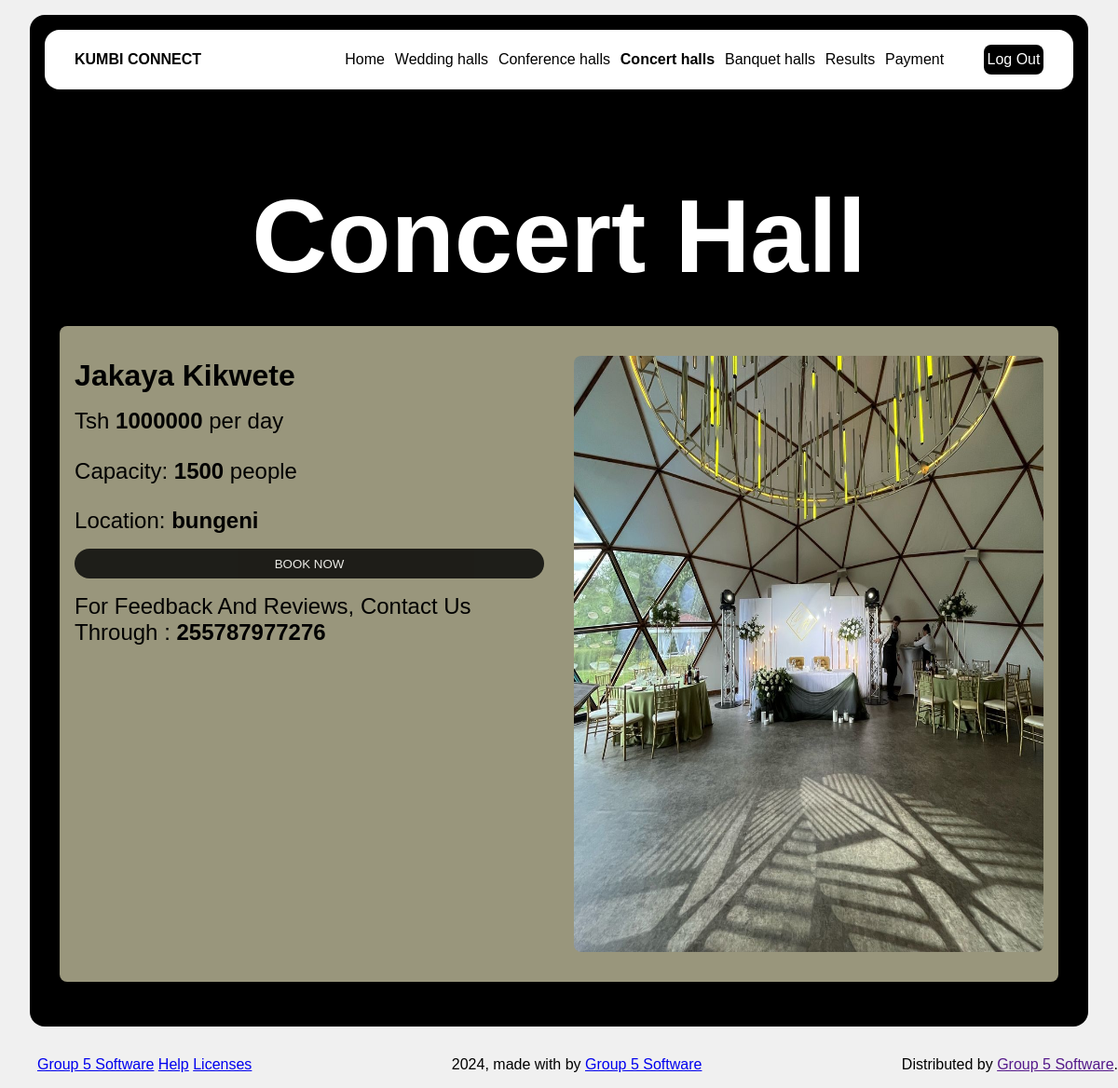
The app's page /ConcertHall.php with its own data.
### tables this page shows
CREATE TABLE `hall_upload` (
  `id` int(50) NOT NULL,
  `hall_name` varchar(225) NOT NULL,
  `image_path` varchar(225) NOT NULL,
  `location` varchar(225) NOT NULL,
  `hall_type` varchar(225) NOT NULL,
  `price_per_day` varchar(225) NOT NULL,
  `capacity` varchar(225) NOT NULL,
  `phone_number` varchar(13) NOT NULL
);

### ConcertHall.php (the view, shortened to what this page needs)
<!DOCTYPE html>
<html lang="en">
  <head>
  </head>
  <body>
    <div class="wrapper">
        <section class="hero">
      <header>
        <a href="Home.php" class="logo">KUMBI CONNECT</a>
    <nav class="navbar">
        <ul>
          <li>
            <a href="Home.php">Home</a>
          </li>
          <li class="submenu">
            <a href="WeddingHall.php">Wedding halls</a>
          </li>
          <li>
            <a href="ConferenceHall.php">Conference halls</a>
          </li>
          <li>
            <a href="ConcertHall.php" class="active">Concert halls</a>
          </li>
          <li>
            <a href="BanquetHall.php">Banquet halls</a>
          </li>
          <li>
            <a href="Results.php">Results</a>
          </li>
          <li>
            <a href="payment method.php">Payment</a>
          </li>
          <li>
            <a href="CustomerLogin.php" class="logout">Log Out</a>
          </li>
        </ul>
    </nav>
  </header>
          <h1 class="page-title">Concert Hall</h1>
          <?php
          $servername = "localhost";
          $username = "root";
          $password = "";
          $dbname = "halldb";
          $conn = new mysqli($servername, $username, $password, $dbname);
          $hall_type = 'ConcertHall';
          ?>
            <?php
        $stmt = $conn->prepare("SELECT * FROM hall_upload WHERE hall_type = ?");
        $stmt->bind_param("s", $hall_type);
        $stmt->execute();
        $result = $stmt->get_result();
        if ($result->num_rows > 0) {
            while ($row = $result->fetch_assoc()) {
echo '<div class="hall-wrapper">
  <div class="left-col">
      <h1 class="hall-name">'. htmlspecialchars($row['hall_name']) .'</h1>
      <p class="price">Tsh <strong>'. htmlspecialchars($row['price_per_day']) .'</strong> per day</p>
      <p class="price">Capacity: <strong>'. htmlspecialchars($row['capacity']) .'</strong> people</p>
      <p class="price">Location: <strong>'. htmlspecialchars($row['location']) .'</strong></p>
      <button class="booking-status" onclick=\'document.getElementById("booking-form").style.display="block"\'>BOOK NOW</button>
  <p class="price">For Feedback And Reviews, Contact Us Through : <strong>'. htmlspecialchars($row['phone_number']) .'</strong></p>
      </div>
  <div class="right-col">
        <img src="' . htmlspecialchars($row['image_path']) .'" alt="'.  '">
  </div>
</div>';
                 }
        } else {
          echo "<p class='alert'>No concert hall uploaded.</p>";
        }
        ?>
    </div>
        <footer>
               <nav class="footer-subnavigation">
              <ul>
                <li>
                  <a href="#">Group 5 Software</a>
                </li>
                <li>
                  <a href="#"> Help </a>
                </li>
                <li>
                  <a href="#"> Licenses </a>
                </li>
              </ul>
            </nav>
            <div class="copyright">
              2024, made with by
              <a href="#">Group 5 Software</a>
            </div>
            <div>
              Distributed by
              <a target="_blank" href="">Group 5 Software</a>.
            </div>
        </footer>
  </body>
</html>

### ConcertHall.php (style rules this page uses)
html { font-family: "Poppins",sans-serif; }
body { background-color: rgb(240, 240, 240); margin:0; padding:0; }
.wrapper { padding:1rem 2rem; }
.active { font-weight: bolder; }
.hero { background-color: black; padding:5rem 2rem 1rem; border-radius:1rem; }
header { background-color:white; display: flex; flex-direction: row; justify-content: space-between; align-items: center; padding: 0 2rem; border-radius:1rem; position: fixed; top:2rem; left: 3rem; right:3rem; z-index: 100; }
.logo { text-decoration:none; font-weight:bold; color:#000; }
header>nav>ul { list-style:none; display: inline-block; }
header>nav>ul>li { margin-left:0.4rem; display: inline-block; }
header>nav>ul>li>a { text-decoration: none; color: black; }
.logout { background-color: black; color:white; display:flex; align-items: center; justify-content: center; height:2rem; width:4rem; border-radius:0.5rem; margin-left:2rem; }
.page-title { text-align: center; font-size:7rem; margin-bottom: 5px; color: white; text-shadow: 0 4px 8px 0 rgba(0, 0, 0, 0.2), 0 6px 20px 0 rgba(0, 0, 0, 0.19) }
.hall-wrapper { height:80vh; width:97%; background-color:rgba(158, 155, 128, 0.973); display: flex; flex-direction: row; justify-content: space-between; box-shadow:0 4px 5px 0 rgba(0, 0, 0, 0.1), 0 6px 20px 0 rgba(0, 0, 0, 0.1); padding:2rem 1rem; margin:2rem auto; border-radius: 0.5rem; gap: 2rem; }
.left-col,.right-col { width: 50%; height: 100%; }
.left-col { display:flex; flex-direction: column; justify-content:flex-start; }
.hall-name { font-size: 2rem; margin:0.2rem 0; }
.price { font-size:1.5rem; margin:0.8rem 0; }
.booking-status { background-color: rgb(0, 0, 0); color: white; height: 2rem; width:auto; border-radius:1rem; display: flex; align-items: center; justify-content: center; margin:0.2rem 0; }
.right-col { height:100%; display:flex; justify-content: center; align-items: center; border-radius:.5rem; }
.right-col img { width:100%; height:100%; border-radius: inherit; }
button { display: block; background-color: #000000; color: white; padding: 14px 20px; margin: 8px auto; border: none; cursor: pointer; width: 70%; opacity:0.8; }
footer { display: flex; flex-direction: row; justify-content: space-between; align-items: center; }
.footer-subnavigation ul { list-style: none; }
.footer-subnavigation ul li { display: inline-block; }

### records on screen
hall_upload: hall_name "Jakaya Kikwete", price_per_day "1000000", capacity "1500", location "bungeni", phone_number "255787977276", image_path (picture)
